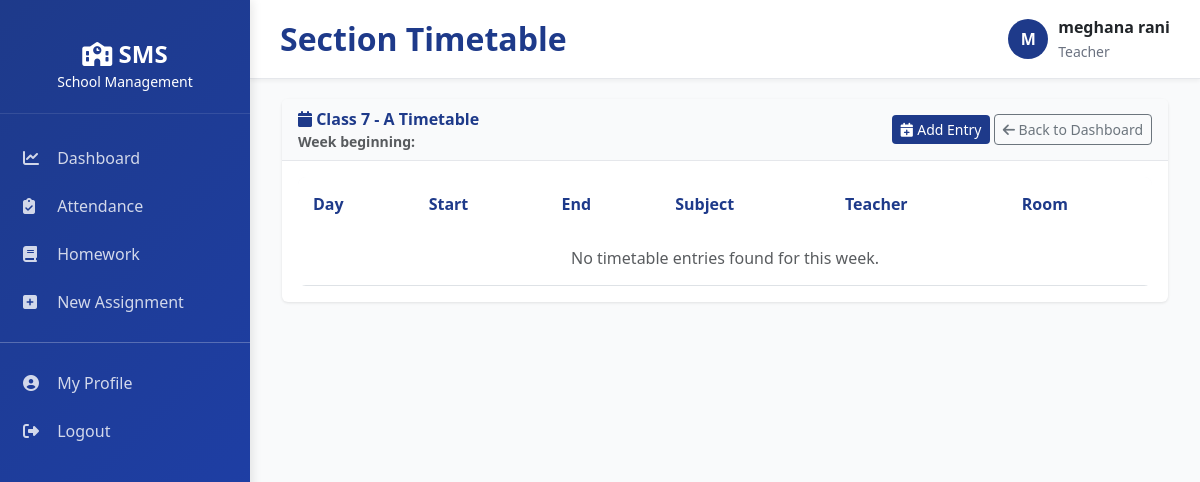
Screenshot of /timetable/1/ (signed in) with the database file from the repository.
### apps/accounts/models.py (models this page shows, shortened)
class UserProfile(models.Model):
    USER_ROLES = (
        ('super_admin', 'Super Admin'),
        ('school_admin', 'School Admin'),
        ('principal', 'Principal'),
        ('teacher', 'Teacher'),
        ('student', 'Student'),
        ('parent', 'Parent'),
        ('accountant', 'Accountant'),
        ('librarian', 'Librarian'),
    )
    GENDER_CHOICES = (
        ('M', 'Male'),
        ('F', 'Female'),
        ('O', 'Other'),
    )
    user = models.OneToOneField(
        User,
        on_delete=models.CASCADE,
        related_name='profile'
    )
    role = models.CharField(
        max_length=30,
        choices=USER_ROLES,
        default='student'
    )
    school_id = models.CharField(
        max_length=50,
        null=True,
        blank=True
    )
    school_name = models.CharField(
        max_length=255,
        blank=True,
        null=True
    )
    phone = models.CharField(
        max_length=20,
        blank=True,
        null=True
    )
    address = models.TextField(
        blank=True,
        null=True
    )
    city = models.CharField(
        max_length=100,
        blank=True,
        null=True
    )
    state = models.CharField(
        max_length=100,
        blank=True,
        null=True
    )
    country = models.CharField(
        max_length=100,
        default='India',
        blank=True,
        null=True
    )
    zip_code = models.CharField(
        max_length=10,
        blank=True,
        null=True
    )
    gender = models.CharField(
        max_length=1,
        choices=GENDER_CHOICES,
        blank=True,
        null=True
    )
    dob = models.DateField(
        blank=True,
        null=True
    )
    photo = models.ImageField(
        upload_to='profile_photos/',
        blank=True,
        null=True,
        validators=[
            FileExtensionValidator(
                allowed_extensions=['jpg', 'jpeg', 'png']
            )
        ]
    )
    is_active = models.BooleanField(default=True)
    created_at = models.DateTimeField(
        auto_now_add=True
    )
    updated_at = models.DateTimeField(
        auto_now=True
    )
    class Meta:
        ordering = ['-created_at']

### apps/classes/models.py (models this page shows, shortened)
class Section(models.Model):
    class_model = models.ForeignKey(ClassModel, on_delete=models.CASCADE, related_name='sections')
    name = models.CharField(max_length=50)
    class_teacher = models.ForeignKey('teachers.Teacher', on_delete=models.SET_NULL, null=True, blank=True, related_name='class_sections')
    capacity = models.PositiveIntegerField(default=50)
    is_active = models.BooleanField(default=True)
    created_at = models.DateTimeField(auto_now_add=True)
    updated_at = models.DateTimeField(auto_now=True)
    class Meta:
        ordering = ['class_model', 'name']
        unique_together = ['class_model', 'name']
    def __str__(self):
        return f"Class {self.class_model.standard} - Section {self.name}"

class ClassModel(models.Model):
    name = models.CharField(max_length=50)
    standard = models.PositiveIntegerField()
    description = models.TextField(blank=True)
    class_incharge = models.ForeignKey(
        'teachers.Teacher',
        on_delete=models.SET_NULL,
        null=True,
        blank=True,
        related_name='incharge_classes'
    )
    is_active = models.BooleanField(default=True)
    created_at = models.DateTimeField(auto_now_add=True)
    updated_at = models.DateTimeField(auto_now=True)
    class Meta:
        ordering = ['standard']
        unique_together = ['standard']
    def __str__(self):
        return f"Class {self.standard}"

### apps/timetable/views.py (the view)
# urls.py: path('<int:section_id>/', views.section_timetable, name='section'),
@login_required(login_url='login')
def section_timetable(request, section_id):
    section = get_object_or_404(Section, pk=section_id)
    from datetime import date, timedelta
    today = date.today()
    week_start = today - timedelta(days=today.weekday())
    timetables = Timetable.objects.filter(
        section=section,
        week_start_date=week_start,
    ).order_by('day', 'start_time')
    context = {'section': section, 'timetables': timetables}
    return render(request, 'timetable/section.html', context)

### apps/accounts/context_processors.py (called while the page is built)
def user_context(request):
    context = {}
    if request.user.is_authenticated:
        try:
            context['user_profile'] = request.user.profile
            context['user_role'] = request.user.profile.get_role_display()
        except:
            pass
    return context

### templates/timetable/section.html (shortened to what this page needs)
{% extends "base/layout.html" %}
{% block page_title %}Section Timetable{% endblock %}
{% block content %}
<div class="container-fluid">
    <div class="row">
        <div class="col-md-12">
            <div class="card">
                <div class="card-header d-flex justify-content-between align-items-center">
                    <div>
                        <i class="fas fa-calendar"></i> {{ section.class_model }} - {{ section.name }} Timetable
                        <div class="small text-muted">Week beginning: {{ week_start }}</div>
                    </div>
                    <div>
                        <a href="{% url 'timetable:create' %}?section={{ section.id }}" class="btn btn-sm btn-primary">
                            <i class="fas fa-calendar-plus"></i> Add Entry
                        </a>
                        <a href="{% url 'dashboard:teacher_dashboard' %}" class="btn btn-sm btn-outline-secondary">
                            <i class="fas fa-arrow-left"></i> Back to Dashboard
                        </a>
                    </div>
                </div>
                <div class="card-body">
                    <table class="table table-sm mb-0">
                        <thead>
                            <tr>
                                <th>Day</th>
                                <th>Start</th>
                                <th>End</th>
                                <th>Subject</th>
                                <th>Teacher</th>
                                <th>Room</th>
                            </tr>
                        </thead>
                        <tbody>
                            {% for item in timetables %}
                            <tr>
                                <td>{{ item.get_day_display }}</td>
                                <td>{{ item.start_time|time:"H:i" }}</td>
                                <td>{{ item.end_time|time:"H:i" }}</td>
                                <td>{{ item.subject.name }}</td>
                                <td>
                                    {% if item.teacher %}
                                        {{ item.teacher.user.get_full_name }}
                                    {% else %}
                                        -
                                    {% endif %}
                                </td>
                                <td>{{ item.room|default:"N/A" }}</td>
                            </tr>
                            {% empty %}
                            <tr>
                                <td colspan="6" class="text-center text-muted">No timetable entries found for this week.</td>
                            </tr>
                            {% endfor %}
                        </tbody>
                    </table>
                </div>
            </div>
        </div>
    </div>
</div>
{% endblock %}

### templates/base/layout.html (shortened to what this page needs)
<!DOCTYPE html>
<html lang="en">
<head>
    <link href="https://cdn.jsdelivr.net/npm/bootstrap@5.3.0/dist/css/bootstrap.min.css" rel="stylesheet">
    <link rel="stylesheet" href="https://cdnjs.cloudflare.com/ajax/libs/font-awesome/6.4.0/css/all.min.css">
</head>
<body>
{% if user.is_authenticated %}
<div class="sidebar">
    <div class="sidebar-header">
        <h4>
            <i class="fas fa-school"></i> SMS
        </h4>
        <small>School Management</small>
    </div>
    <ul class="sidebar-menu">
        {% if user_profile.role == 'super_admin' or user_profile.role == 'school_admin' %}
            <li><a href="{% url 'dashboard:admin_dashboard' %}"><i class="fas fa-chart-line"></i> Dashboard</a></li>
            <li><a href="{% url 'students:list' %}"><i class="fas fa-user-graduate"></i> Students</a></li>
            <li><a href="{% url 'teachers:list' %}"><i class="fas fa-chalkboard-user"></i> Teachers</a></li>
            <li><a href="{% url 'classes:list' %}"><i class="fas fa-building"></i> Classes</a></li>
            <li><a href="{% url 'attendance:student_attendance' %}"><i class="fas fa-clipboard-check"></i> Attendance</a></li>
        {% elif user_profile.role == 'teacher' %}
            <li><a href="{% url 'dashboard:teacher_dashboard' %}"><i class="fas fa-chart-line"></i> Dashboard</a></li>
            <li><a href="{% url 'attendance:student_attendance' %}"><i class="fas fa-clipboard-check"></i> Attendance</a></li>
            <li><a href="{% url 'homework:list' %}"><i class="fas fa-book"></i> Homework</a></li>
            <li><a href="{% url 'homework:create_assignment' %}"><i class="fas fa-plus-square"></i> New Assignment</a></li>
        {% elif user_profile.role == 'student' %}
            <li><a href="{% url 'dashboard:student_dashboard' %}"><i class="fas fa-chart-line"></i> Dashboard</a></li>
            <li><a href="{% url 'homework:list' %}"><i class="fas fa-book"></i> Homework</a></li>
            <li><a href="{% url 'students:student_assignments' %}"><i class="fas fa-book-open"></i> Assignments</a></li>
        {% endif %}
        <hr style="background: rgba(255,255,255,0.2);">
        <li>
            <a href="{% url 'accounts:profile' %}">
                <i class="fas fa-user-circle"></i> My Profile
            </a>
        </li>
        <li>
            <a href="{% url 'accounts:logout' %}">
                <i class="fas fa-sign-out-alt"></i> Logout
            </a>
        </li>
    </ul>
</div>
<div class="main-content">
    <div class="topbar">
        <div class="topbar-left">
            <h2>
                {% block page_title %}{% endblock %}
            </h2>
        </div>
        <div class="topbar-right">
            <div class="user-menu">
                <div class="user-avatar">
                    {{ user.first_name|slice:":1"|upper }}
                </div>
                <div>
                    <div style="font-weight:600;">
                        {{ user.get_full_name }}
                    </div>
                    <small style="color:#6b7280;">
                        {{ user_profile.get_role_display }}
                    </small>
                </div>
            </div>
        </div>
    </div>
    {% block content %}
    {% endblock %}
</div>
{% else %}
{% block auth_content %}
{% endblock %}
{% endif %}
</body>
</html>

### templates/base/layout.html (style rules this page uses)
:root { --primary-color: #1e3a8a; --secondary-color: #0f766e; --danger-color: #dc2626; --warning-color: #d97706; --success-color: #059669; --light-bg: #f9fafb; --border-color: #e5e7eb; }
* { margin: 0; padding: 0; box-sizing: border-box; }
body { font-family: 'Segoe UI', Tahoma, Geneva, Verdana, sans-serif; background-color: var(--light-bg); }
.sidebar { background: linear-gradient(135deg, var(--primary-color) 0%, #1e40af 100%); min-height: 100vh; position: fixed; left: 0; top: 0; width: 250px; padding: 20px 0; color: white; box-shadow: 2px 0 10px rgba(0,0,0,0.1); overflow-y: auto; }
.sidebar-header { padding: 20px; text-align: center; border-bottom: 1px solid rgba(255,255,255,0.1); margin-bottom: 20px; }
.sidebar-header h4 { margin: 0; font-weight: 700; }
.sidebar-menu { list-style: none; padding: 0; }
.sidebar-menu li { margin: 0; }
.sidebar-menu a { display: block; padding: 12px 20px; color: rgba(255,255,255,0.8); text-decoration: none; transition: 0.3s; border-left: 3px solid transparent; }
.sidebar-menu a i { margin-right: 10px; width: 20px; }
.main-content { margin-left: 250px; padding: 20px; }
.topbar { background: white; padding: 15px 30px; border-bottom: 1px solid var(--border-color); display: flex; justify-content: space-between; align-items: center; margin: -20px -20px 20px -20px; box-shadow: 0 2px 4px rgba(0,0,0,0.05); }
.topbar-left h2 { margin: 0; color: var(--primary-color); font-weight: 700; }
.topbar-right { display: flex; align-items: center; gap: 20px; }
.user-menu { display: flex; align-items: center; gap: 10px; }
.user-avatar { width: 40px; height: 40px; border-radius: 50%; background: var(--primary-color); display: flex; align-items: center; justify-content: center; color: white; font-weight: 700; }
.card { border: none; box-shadow: 0 1px 3px rgba(0,0,0,0.1); margin-bottom: 20px; transition: 0.3s; }
.card-header { background: var(--light-bg); border-bottom: 1px solid var(--border-color); font-weight: 600; color: var(--primary-color); }
.table { background: white; border-radius: 8px; overflow: hidden; }
.table thead { background: var(--light-bg); }
.table thead th { color: var(--primary-color); border: none; padding: 15px; }
.table tbody td { padding: 15px; }
.btn-primary { background: var(--primary-color); border: none; }

### rows the page displays
UserProfile: role "Teacher"
Section: class_model "Class 7", name "A"

### other values shown
{{ user.first_name|slice:":1"|upper }} "M"
{{ user.get_full_name }} "meghana rani"
